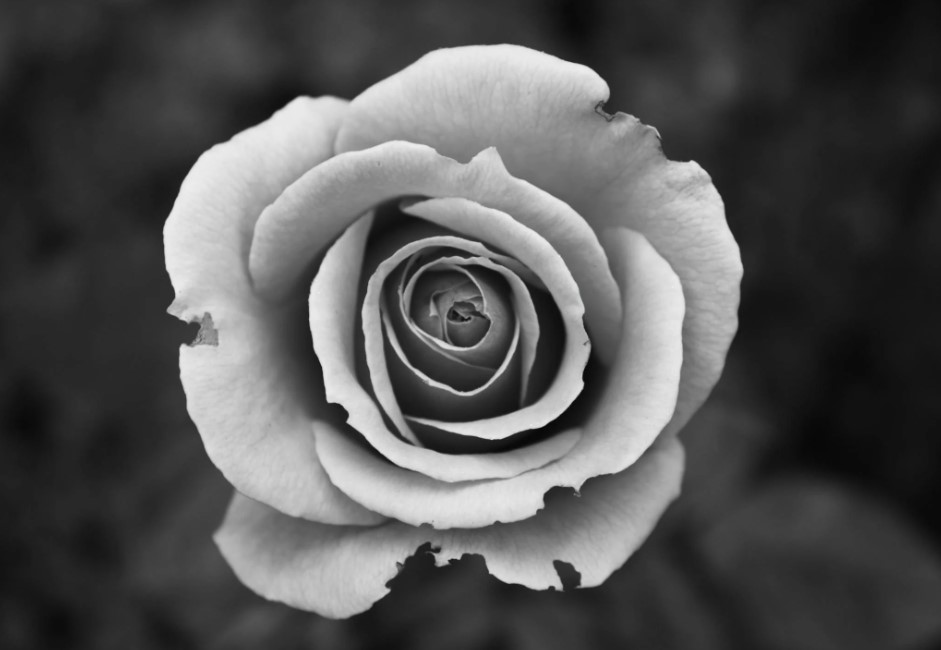
#> input picture gray.jpg, 941 x 650 px, found by its file name
$ jupyter execute jupiter.ipynb
#> lines starting #> are read from the running program, lines starting #| are printed output that depends on the picture
Imports

[cell 1]
import cv2
import numpy as np
import matplotlib.pyplot as plt

NAME = "WAHAB ULLAH"
SEED = 123
np.random.seed(SEED)

print("Student:", NAME)
print("Random Seed:", SEED)

Importing gray scale and RGB image

[cell 2]
# Load grayscale
gray = cv2.imread("datasets/gray.jpg", cv2.IMREAD_GRAYSCALE)
#> gray: shape (650, 941); min 2, max 239, mean 84.7

# Load RGB
rgb = cv2.imread("datasets/rgb.jpg")
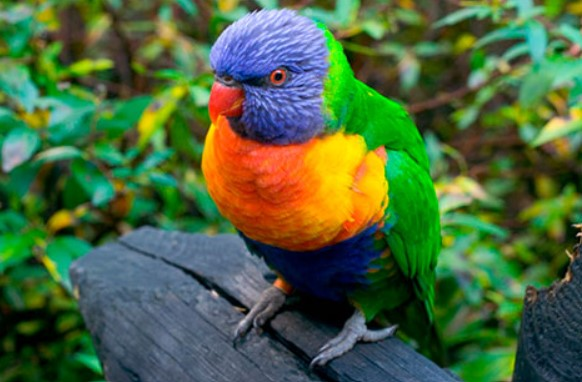
#> input picture rgb.jpg, 582 x 382 px, found by its file name
#> rgb is the input picture: shape (382, 582, 3); mean B, G, R 62.3, 102.6, 75.1
rgb = cv2.cvtColor(rgb, cv2.COLOR_BGR2RGB)

print("Gray shape:", gray.shape)
#| Gray shape: (650, 941)
print("RGB shape:", rgb.shape)
#| RGB shape: (382, 582, 3)

plt.figure(figsize=(8,4))
plt.subplot(1,2,1)
plt.imshow(gray, cmap='gray')
plt.title("Grayscale Image")
plt.axis("off")

plt.subplot(1,2,2)
plt.imshow(rgb)
plt.title("RGB Image")
plt.axis("off")

plt.show()
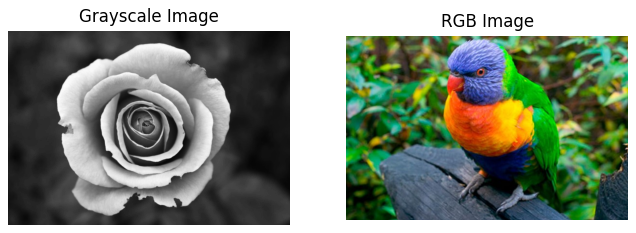
#> figure drawn by matplotlib, 2 panels

Manaul convolution for gray scale

[cell 3]
def conv2d_gray(image, kernel):
    h, w = image.shape
#> h = 650; w = 941
    kh, kw = kernel.shape
    pad = kh // 2

    padded = np.pad(image, ((pad,pad),(pad,pad)), mode='constant')
    output = np.zeros((h, w))

    for i in range(h):
        for j in range(w):
            region = padded[i:i+kh, j:j+kw]
            output[i,j] = np.sum(region * kernel)
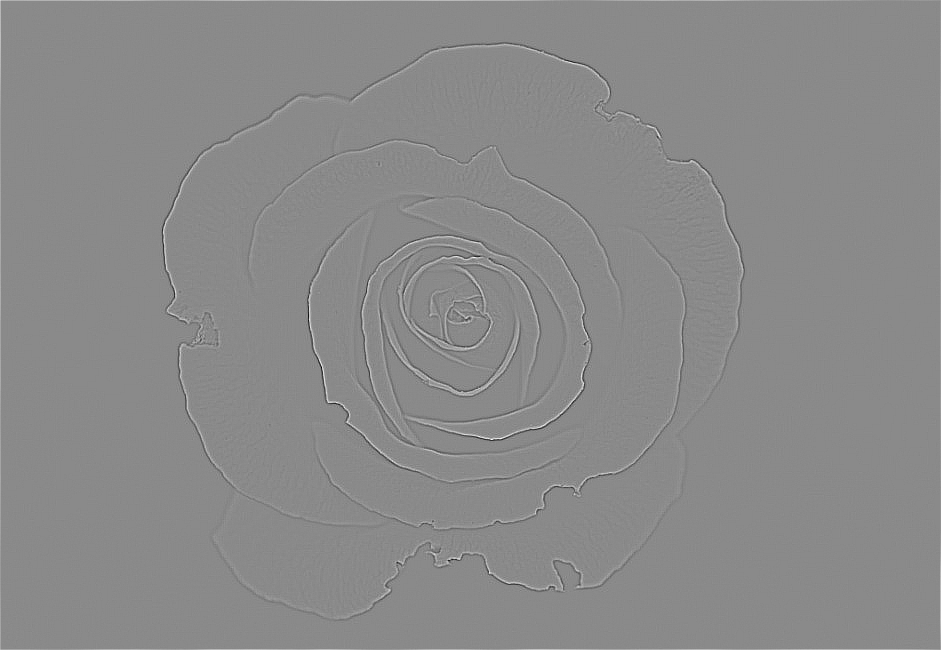
#> output: shape (650, 941) float64; min -479, max 406, mean 0.5; drawn with min black and max white

    return output

Manual convolution for RGB

[cell 4]
def conv2d_rgb(image, kernel):
    h, w, c = image.shape
#> h = 382; w = 582; c = 3
    kh, kw = kernel.shape
    pad = kh // 2

    padded = np.pad(image, ((pad,pad),(pad,pad),(0,0)), mode='constant')
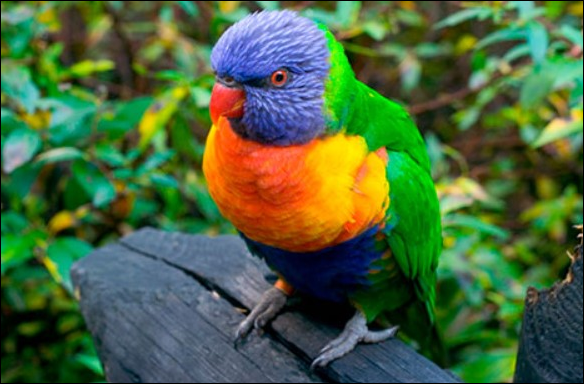
#> padded: shape (384, 584, 3); mean R, G, B 74.5, 101.7, 61.8
    output = np.zeros((h, w, c))

    for ch in range(c):
        for i in range(h):
            for j in range(w):
                region = padded[i:i+kh, j:j+kw, ch]
                output[i,j,ch] = np.sum(region * kernel)
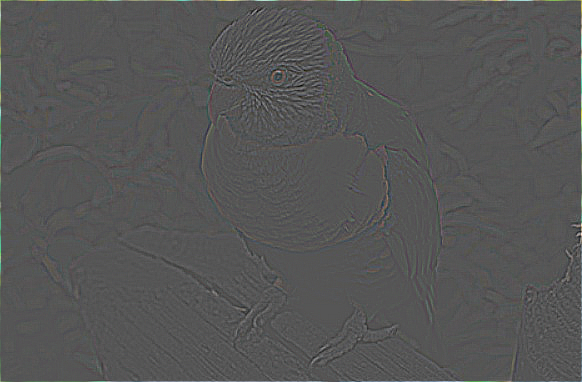
#> output: shape (382, 582, 3) float64; mean R, G, B 1.6, 2.5, 1.6; drawn with min black and max white

    return output

Applying Kernel

[cell 5]
kernel = np.array([
    [-1,-1,-1],
    [-1, 8,-1],
    [-1,-1,-1]
])

print("Kernel:\n", kernel)

Applying Convolution

[cell 6]
gray_conv = conv2d_gray(gray, kernel)
rgb_conv = conv2d_rgb(rgb, kernel)

print("Gray conv shape:", gray_conv.shape)
#| Gray conv shape: (650, 941)
print("RGB conv shape:", rgb_conv.shape)
#| RGB conv shape: (382, 582, 3)

Applying Relu

[cell 7]
relu_gray = np.maximum(gray_conv, 0)
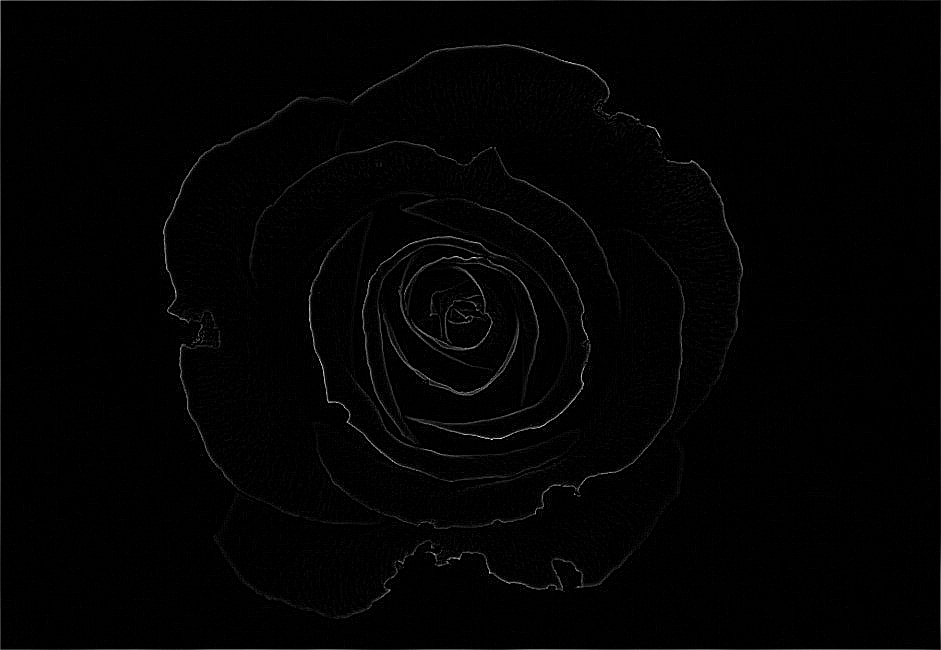
#> relu_gray: shape (650, 941) float64; min 0, max 406, mean 4.4; drawn with min black and max white
relu_rgb = np.maximum(rgb_conv, 0)
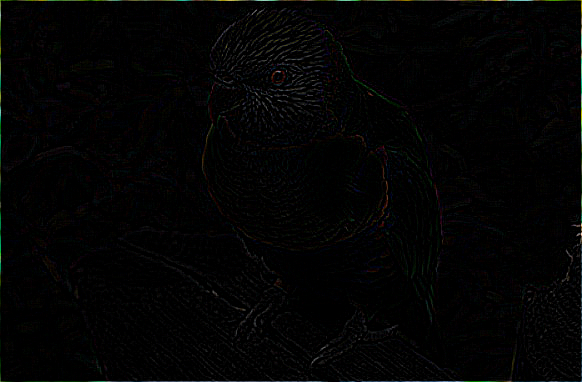
#> relu_rgb: shape (382, 582, 3) float64; mean R, G, B 10.5, 11, 10.4; drawn with min black and max white

Visualizing the results.

[cell 8]
plt.figure(figsize=(12,8))

plt.subplot(2,2,1)
plt.imshow(gray, cmap='gray')
plt.title("Original Gray")
plt.axis("off")

plt.subplot(2,2,2)
plt.imshow(gray_conv, cmap='gray')
plt.title("Gray After Convolution")
plt.axis("off")

plt.subplot(2,2,3)
plt.imshow(relu_gray, cmap='gray')
plt.title("Gray After ReLU")
plt.axis("off")

plt.subplot(2,2,4)
plt.imshow(rgb)
plt.title("Original RGB")
plt.axis("off")

plt.show()

plt.figure(figsize=(12,4))

plt.subplot(1,2,1)
plt.imshow(rgb_conv.astype(np.float32))
plt.title("RGB After Convolution")
plt.axis("off")

plt.subplot(1,2,2)
plt.imshow(relu_rgb.astype(np.float32))
plt.title("RGB After ReLU")
plt.axis("off")

plt.show()
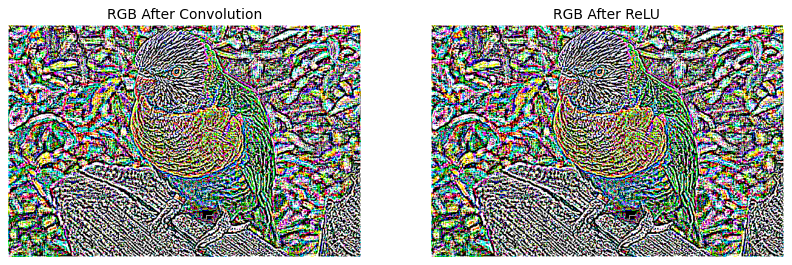
#> figure drawn by matplotlib, 2 panels

Verifying with open cv

[cell 9]
gray_cv = cv2.filter2D(gray, -1, kernel)
rgb_cv = cv2.filter2D(rgb, -1, kernel)
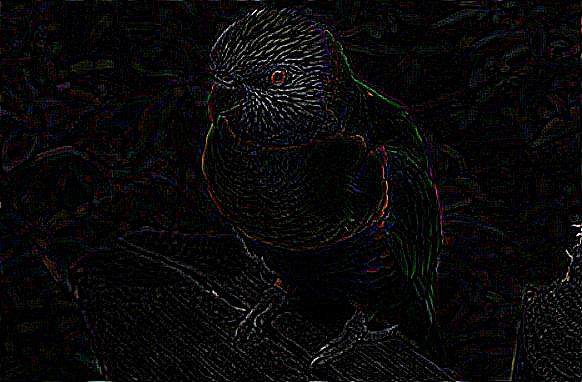
#> rgb_cv: shape (382, 582, 3); mean R, G, B 9.1, 8.7, 8.9

plt.figure(figsize=(10,4))

plt.subplot(1,2,1)
plt.imshow(gray_cv, cmap='gray')
plt.title("OpenCV Conv Result (Gray)")
plt.axis("off")

plt.subplot(1,2,2)
plt.imshow(rgb_cv)
plt.title("OpenCV Conv Result (RGB)")
plt.axis("off")

plt.show()
